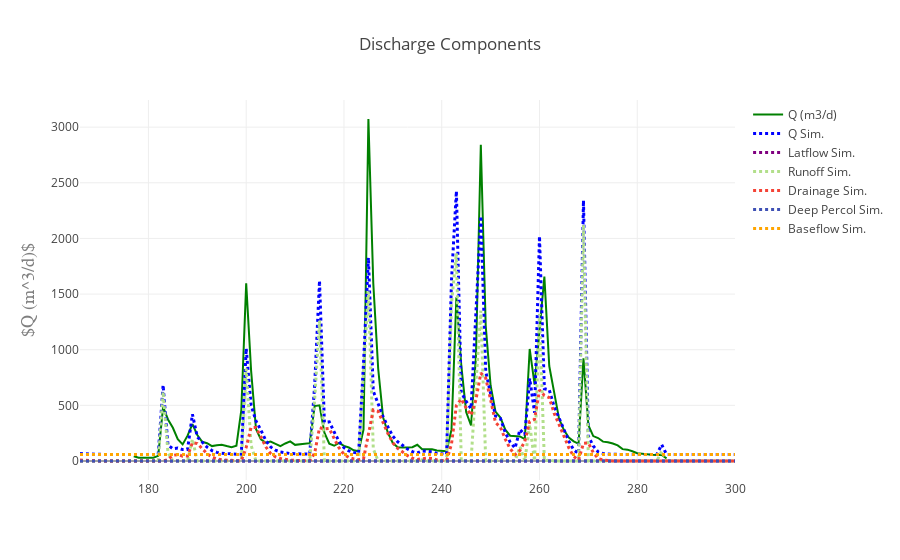

The notebook cell this image was saved under:
### Code cell
figname = "Qcomponents.png"

%matplotlib inline
import plotlycred

online = False
if online:
    # fig = py.iplot(data) 
    fig = go.Figure(data=data, layout=layout)
    py.image.save_as(fig, filename=figname)
    # py.plot(fig, filename=figname) # Opens in web
else:
    fig = go.Figure(data=data, layout=layout)
    iplot(fig)

### Figure 1 — Plotly figure (JSON) as saved in the notebook; plotly's stock layout.template omitted (floating-point values rounded to 4 significant figures; data arrays with more than 128 entries replaced by an {"elided": "..."} marker saying what was removed)
{"data": [{"marker": {"color": "green"}, "mode": "lines", "name": "Q (m3/d)", "type": "scatter", "x": {"elided": "135 int values"}, "y": {"elided": "135 float values"}}, {"line": {"color": "blue", "dash": "dot", "width": 3}, "mode": "lines", "name": "Q Sim.", "type": "scatter", "x": {"elided": "135 int values"}, "y": {"elided": "135 float values"}}, {"line": {"color": "purple", "dash": "dot", "width": 3}, "mode": "lines", "name": "Latflow Sim.", "type": "scatter", "x": {"elided": "135 int values"}, "y": {"elided": "135 float values"}}, {"line": {"color": "rgb(178,223,138)", "dash": "dot", "width": 3}, "mode": "lines", "name": "Runoff Sim.", "type": "scatter", "x": {"elided": "135 int values"}, "y": {"elided": "135 float values"}}, {"line": {"color": "#F44336", "dash": "dot", "width": 3}, "mode": "lines", "name": "Drainage Sim.", "type": "scatter", "x": {"elided": "135 int values"}, "y": {"elided": "135 float values"}}, {"line": {"color": "#3F51B5", "dash": "dot", "width": 3}, "mode": "lines", "name": "Deep Percol Sim.", "type": "scatter", "x": {"elided": "135 int values"}, "y": {"elided": "135 int values"}}, {"line": {"color": "orange", "dash": "dot", "width": 3}, "mode": "lines", "name": "Baseflow Sim.", "type": "scatter", "x": {"elided": "135 int values"}, "y": {"elided": "135 float values"}}], "layout": {"title": "Discharge Components", "xaxis": {"title": "", "titlefont": {"color": "#7f7f7f", "family": "Courier New, monospace", "size": 18}}, "yaxis": {"title": "$Q (m^3/d)$", "titlefont": {"color": "#7f7f7f", "family": "Courier New, monospace", "size": 18}}}}
